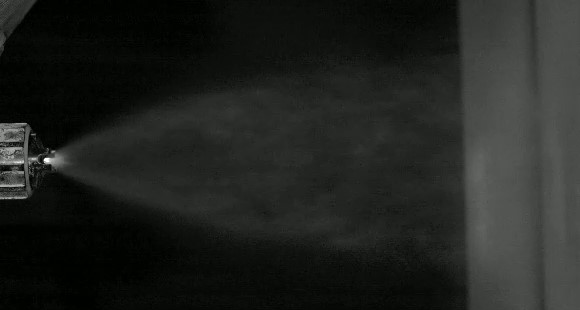
#> input picture image_thresh/input/spray#1_Moment.jpg, 580 x 310 px
$ python maincode.py
#> lines starting #> are read from the running program, lines starting #| are printed output that depends on the picture; after the words box and inside, x2 and y2 are one past the last pixel; in counts of white or black regions, pixels touching at a corner belong together
import cv2

# 画像の読み込み
img = cv2.imread("input/spray#1_Moment.jpg", 0)
#> img: shape (310, 580); min 0, max 255, mean 33.2

# 閾値の設定
threshold = 25

# 二値化(閾値100を超えた画素を255にする。)
ret, img_thresh = cv2.threshold(img, threshold, 255, cv2.THRESH_BINARY)
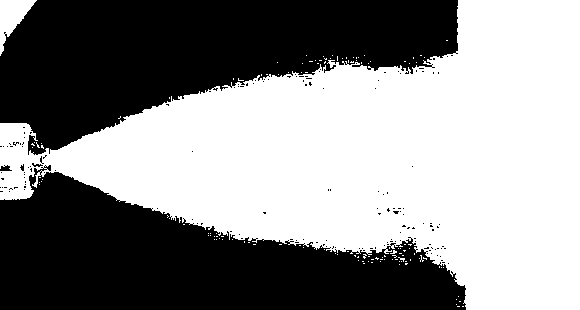
#> img_thresh: shape (310, 580); 54.6% white; 154 black regions (150 under 20 px), largest, box (x1, y1, x2, y2) and area: (0, 0, 458, 155) 42164, (0, 165, 466, 310) 38955, (0, 165, 12, 171) 48, (32, 163, 43, 167) 22
#> ret = 25

# 二値化画像の表示
cv2.imshow("img_th", img_thresh)
cv2.imwrite('t0.3_thrs.jpg', img_thresh)
cv2.waitKey()
cv2.destroyAllWindows()

$ run again, with image_thresh/input/t0.1.jpg copied over image_thresh/input/spray#1_Moment.jpg
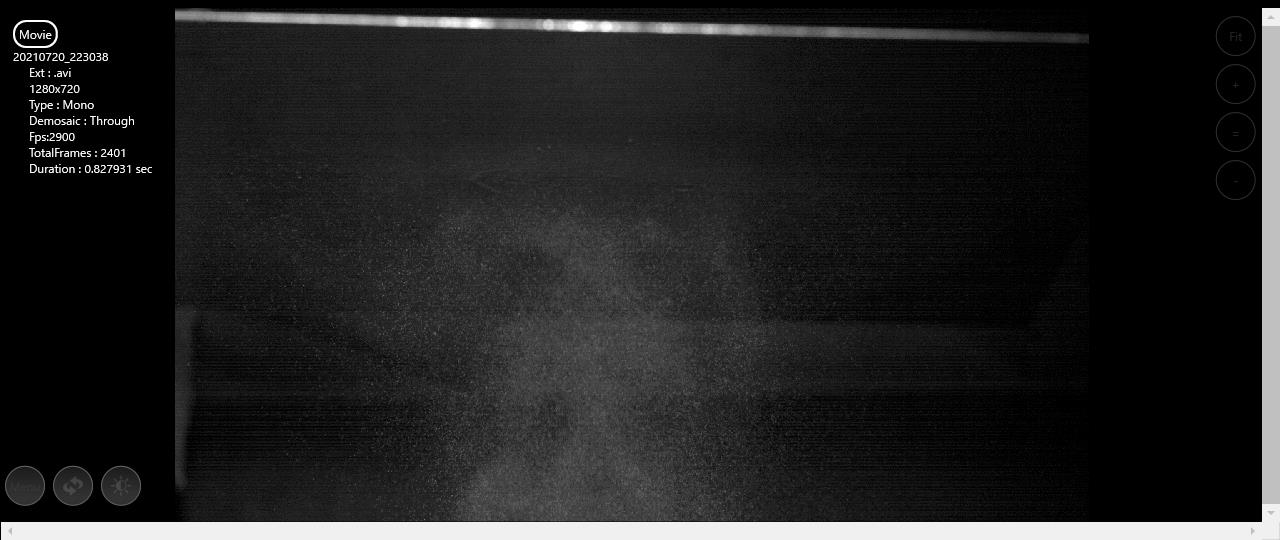
#> input picture image_thresh/input/t0.1.jpg, 1280 x 540 px
#> img is the input picture: shape (540, 1280); min 0, max 255, mean 33
#> `ret, img_thresh = cv2.threshold(img, threshold, 255, cv2.THRESH_BINARY)`:
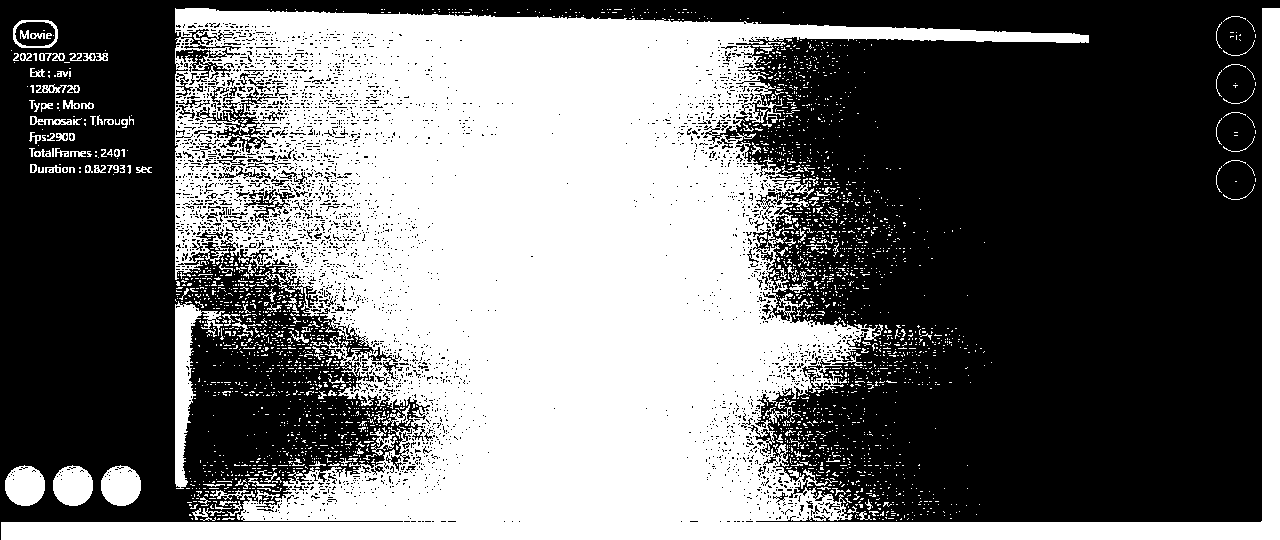
#> img_thresh: shape (540, 1280); 44.3% white; 2774 white regions (2619 under 20 px), largest, box (x1, y1, x2, y2) and area: (1, 8, 1280, 540) 284214, (175, 301, 225, 489) 2907, (5, 465, 45, 506) 1270
#> ret = 25
